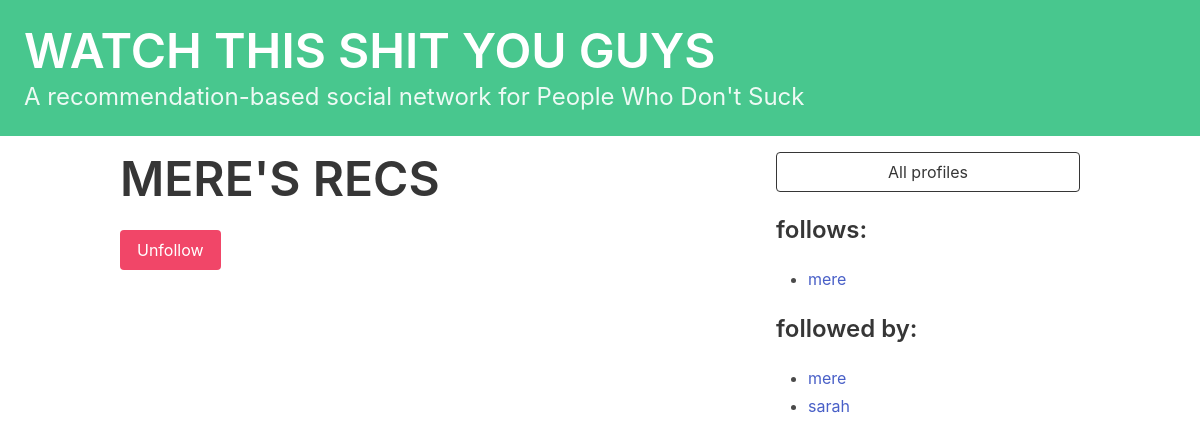
The app's page /profile/2 (signed in) with its own data.
### watchthisshit/models.py (models this page shows)
class Profile(models.Model):
    user = models.OneToOneField(User, on_delete=models.CASCADE)
    follows = models.ManyToManyField(
        'self',
        related_name='followed_by',
        symmetrical=False,
        blank=True,
    )
    def __str__(self):
        return self.user.username

### watchthisshit/views.py (the view, shortened to what this page needs)
# urls.py: path("profile/<int:pk>", profile, name="profile"),
def profile(request, pk):
  if not hasattr(request.user, 'profile'):
    missing_profile = Profile(user=request.user)
    missing_profile.save()
  profile = Profile.objects.get(pk=pk)
  return render(request, "watchthisshit/profile.html", {"profile": profile})

### watchthisshit/templates/watchthisshit/profile.html (shortened to what this page needs)
{% extends 'base.html' %}
{% block content %}
<div class="column">
  <div class="block">
    <h1 class="title is-1">{{ profile.user.username|upper }}'S RECS</h1>
    <form method="POST">
      <div class="buttons has-addons">
      {% if profile in user.profile.follows.all %}
        <button class="button is-danger" name="follow" value="unfollow">Unfollow</button>
      {% else %}
        <button class="button is-success" name="follow" value="follow">Follow</button>
      {% endif %}
      </div>
    </form>
  </div>
</div>
<div class="column is-one-third">
  <div class="block">
    <a href="{% url 'watchthisshit:profile_list' %}">
      <button class="button is-dark is-outlined is-fullwidth">
        All profiles
      </button>
    </a>
  </div>
  <div class="block">
    <h3 class="title is-4">follows:</h3>
    <div class="content">
      <ul>
      {% for following in profile.follows.all %}
        <li>
          <a href="{% url 'watchthisshit:profile' following.id %}">{{ following }}</a>
        </li>
      {% endfor %}
      </ul>
    </div>
  </div>
  <div class="block">
    <h3 class="title is-4">followed by:</h3>
    <div class="content">
      <ul>
      {% for follower in profile.followed_by.all %}
        <li>
          <a href="{% url 'watchthisshit:profile' follower.id %}">{{ follower }}</a>
        </li>
      {% endfor %}
      </ul>
    </div>
  </div>
</div>
{% endblock %}

### records on screen
Profile: user.username "MERE", user.username "mere"
Profile: user.username "sarah"
